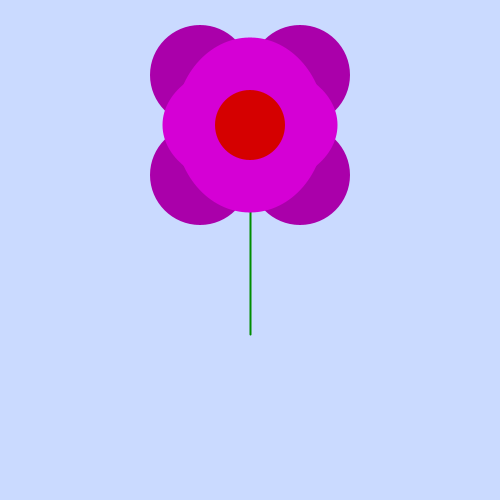
Frame 1 (no input)
Frame 60 (the mouse pressed at the canvas centre just before this capture): identical to frame 1, image omitted
Frame 120 (the mouse held since frame 60 and released just before this capture): identical to frame 1, image omitted

The Processing sketch that drew this single still picture (run headless with seeded random() and noise(); from frame 60 on, the mouse is pressed at the canvas centre):

// Processing sketch: Es8
// ── Es8.pde
void setup()
{
  size(500, 500);
  strokeWeight(2);
}


void draw()
{
  background(202, 218, 255);

  stroke(0, 141, 0);
  line(width/2, height/4, width/2, height-(height/3));


  noStroke();
  ellipseMode(CORNER);

  fill(170, 0, 170);
  ellipse(width/2, height/4, 100, 100);
  ellipse(width/2-100, height/4, 100, 100);
  ellipse(width/2-100, height/4-100, 100, 100);
  ellipse(width/2, height/4-100, 100, 100);
  
  ellipseMode(CENTER);
  fill(213,0,213);
  ellipse(width/2,height/4,width/2-75,height/4);
  ellipse(width/2,height/4,width/2-100,height/4+50);
  
  fill(255,0,255);

  ellipseMode(CENTER);
  fill(213, 0, 0);
  ellipse(width/2, height/4, 70, 70);
}
